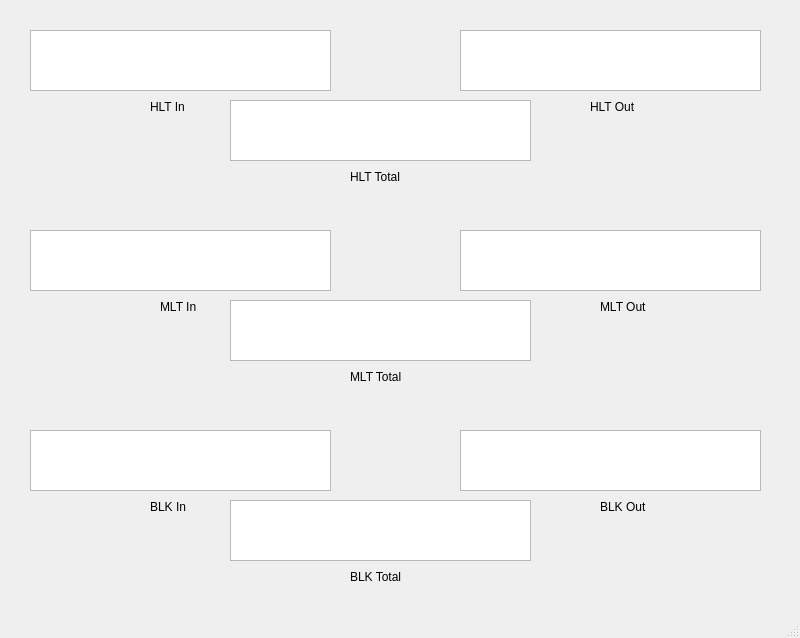
<?xml version="1.0" encoding="UTF-8"?>
<ui version="4.0">
 <class>MainWindow</class>
 <widget class="QMainWindow" name="MainWindow">
  <property name="geometry">
   <rect>
    <x>0</x>
    <y>0</y>
    <width>800</width>
    <height>638</height>
   </rect>
  </property>
  <property name="windowTitle">
   <string>MainWindow</string>
  </property>
  <widget class="QWidget" name="centralwidget">
   <widget class="PlotWidget" name="HLT_In">
    <property name="geometry">
     <rect>
      <x>30</x>
      <y>30</y>
      <width>301</width>
      <height>61</height>
     </rect>
    </property>
   </widget>
   <widget class="PlotWidget" name="MLT_In">
    <property name="geometry">
     <rect>
      <x>30</x>
      <y>230</y>
      <width>301</width>
      <height>61</height>
     </rect>
    </property>
   </widget>
   <widget class="PlotWidget" name="BLK_In">
    <property name="geometry">
     <rect>
      <x>30</x>
      <y>430</y>
      <width>301</width>
      <height>61</height>
     </rect>
    </property>
   </widget>
   <widget class="PlotWidget" name="HLT_Out">
    <property name="geometry">
     <rect>
      <x>460</x>
      <y>30</y>
      <width>301</width>
      <height>61</height>
     </rect>
    </property>
   </widget>
   <widget class="PlotWidget" name="MLT_Out">
    <property name="geometry">
     <rect>
      <x>460</x>
      <y>230</y>
      <width>301</width>
      <height>61</height>
     </rect>
    </property>
   </widget>
   <widget class="PlotWidget" name="BLK_Out">
    <property name="geometry">
     <rect>
      <x>460</x>
      <y>430</y>
      <width>301</width>
      <height>61</height>
     </rect>
    </property>
   </widget>
   <widget class="QLabel" name="label">
    <property name="geometry">
     <rect>
      <x>150</x>
      <y>100</y>
      <width>60</width>
      <height>13</height>
     </rect>
    </property>
    <property name="text">
     <string>HLT In</string>
    </property>
   </widget>
   <widget class="QLabel" name="label_2">
    <property name="geometry">
     <rect>
      <x>590</x>
      <y>100</y>
      <width>60</width>
      <height>13</height>
     </rect>
    </property>
    <property name="text">
     <string>HLT Out</string>
    </property>
   </widget>
   <widget class="QLabel" name="label_3">
    <property name="geometry">
     <rect>
      <x>160</x>
      <y>300</y>
      <width>60</width>
      <height>13</height>
     </rect>
    </property>
    <property name="text">
     <string>MLT In</string>
    </property>
   </widget>
   <widget class="QLabel" name="label_4">
    <property name="geometry">
     <rect>
      <x>600</x>
      <y>300</y>
      <width>60</width>
      <height>13</height>
     </rect>
    </property>
    <property name="text">
     <string>MLT Out</string>
    </property>
   </widget>
   <widget class="QLabel" name="label_5">
    <property name="geometry">
     <rect>
      <x>150</x>
      <y>500</y>
      <width>60</width>
      <height>13</height>
     </rect>
    </property>
    <property name="text">
     <string>BLK In</string>
    </property>
   </widget>
   <widget class="QLabel" name="label_6">
    <property name="geometry">
     <rect>
      <x>600</x>
      <y>500</y>
      <width>60</width>
      <height>13</height>
     </rect>
    </property>
    <property name="text">
     <string>BLK Out</string>
    </property>
   </widget>
   <widget class="QLabel" name="label_7">
    <property name="geometry">
     <rect>
      <x>350</x>
      <y>570</y>
      <width>70</width>
      <height>13</height>
     </rect>
    </property>
    <property name="text">
     <string>BLK Total</string>
    </property>
   </widget>
   <widget class="QLabel" name="label_8">
    <property name="geometry">
     <rect>
      <x>350</x>
      <y>170</y>
      <width>70</width>
      <height>13</height>
     </rect>
    </property>
    <property name="text">
     <string>HLT Total</string>
    </property>
   </widget>
   <widget class="QLabel" name="label_9">
    <property name="geometry">
     <rect>
      <x>350</x>
      <y>370</y>
      <width>70</width>
      <height>13</height>
     </rect>
    </property>
    <property name="text">
     <string>MLT Total</string>
    </property>
   </widget>
   <widget class="PlotWidget" name="HLT">
    <property name="geometry">
     <rect>
      <x>230</x>
      <y>100</y>
      <width>301</width>
      <height>61</height>
     </rect>
    </property>
   </widget>
   <widget class="PlotWidget" name="MLT">
    <property name="geometry">
     <rect>
      <x>230</x>
      <y>300</y>
      <width>301</width>
      <height>61</height>
     </rect>
    </property>
   </widget>
   <widget class="PlotWidget" name="BLK">
    <property name="geometry">
     <rect>
      <x>230</x>
      <y>500</y>
      <width>301</width>
      <height>61</height>
     </rect>
    </property>
   </widget>
  </widget>
  <widget class="QMenuBar" name="menubar">
   <property name="geometry">
    <rect>
     <x>0</x>
     <y>0</y>
     <width>800</width>
     <height>21</height>
    </rect>
   </property>
  </widget>
  <widget class="QStatusBar" name="statusbar"/>
 </widget>
 <customwidgets>
  <customwidget>
   <class>PlotWidget</class>
   <extends>QGraphicsView</extends>
   <header>pyqtgraph</header>
  </customwidget>
 </customwidgets>
 <resources/>
 <connections/>
</ui>
